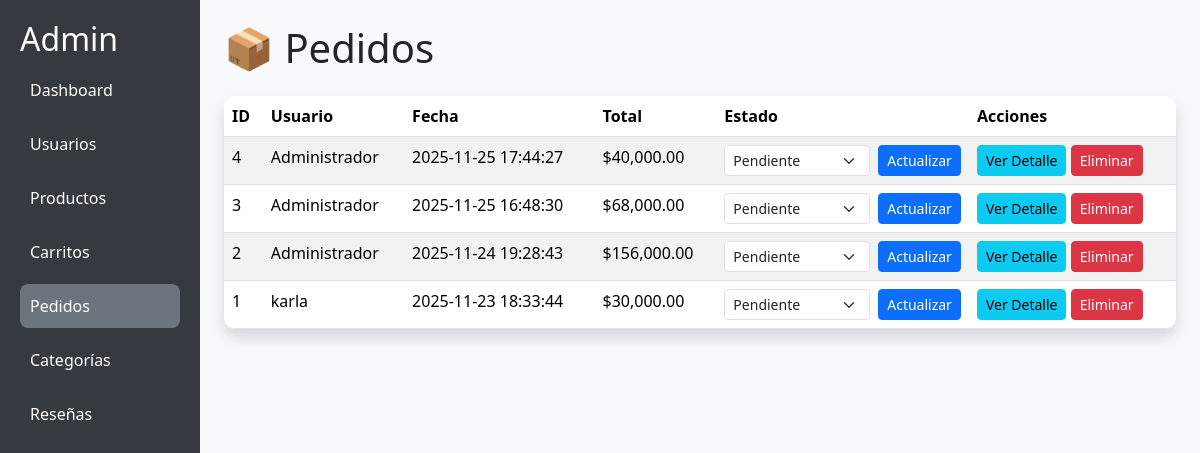
Screenshot of /backend/pedidos.php with the database file from the repository.
### tables this page shows
CREATE TABLE `pedidos` (
  `id` int(11) NOT NULL,
  `usuario_id` int(11) NOT NULL,
  `fecha` datetime DEFAULT current_timestamp(),
  `total` decimal(10,2) NOT NULL,
  `envio` decimal(10,2) DEFAULT 0.00,
  `estado` varchar(50) DEFAULT 'pendiente'
);

CREATE TABLE `usuarios` (
  `id` int(11) NOT NULL,
  `nombre` varchar(100) NOT NULL,
  `email` varchar(100) NOT NULL,
  `password` varchar(255) DEFAULT NULL,
  `rol` enum('admin','cliente','administrador') DEFAULT 'cliente'
);

### backend/pedidos.php (the view, shortened to what this page needs)
<?php
$conn = new mysqli("localhost", "root", "", "TiendaPlus");
$sql = "SELECT p.id, u.nombre AS usuario, p.fecha, p.total, p.estado
        FROM pedidos p
        LEFT JOIN usuarios u ON p.usuario_id = u.id
        ORDER BY p.fecha DESC";
$result = $conn->query($sql);
?>
<!DOCTYPE html>
<html lang="es">
<head>
    <link href="https://cdn.jsdelivr.net/npm/bootstrap@5.3.2/dist/css/bootstrap.min.css" rel="stylesheet">
</head>
<body>
<div class="container-fluid">
  <div class="row">
    <div class="col-md-2 sidebar">
      <h2 class="text-white">Admin</h2>
      <a href="index.php">Dashboard</a>
      <a href="usuarios.php">Usuarios</a>
      <a href="productos.php">Productos</a>
      <a href="carritos.php">Carritos</a>
      <a href="pedidos.php" class="bg-secondary">Pedidos</a>
      <a href="categorias.php">Categorías</a>
      <a href="resenas.php">Reseñas</a>
    </div>
    <div class="col-md-10 p-4">
      <h1 class="mb-4">📦 Pedidos</h1>
      <?php if ($result && $result->num_rows > 0): ?>
      <table class="table table-striped table-hover shadow">
        <thead>
          <tr>
            <th>ID</th>
            <th>Usuario</th>
            <th>Fecha</th>
            <th>Total</th>
            <th>Estado</th>
            <th>Acciones</th>
          </tr>
        </thead>
        <tbody>
          <?php while ($row = $result->fetch_assoc()): ?>
          <tr>
            <td><?= $row['id'] ?></td>
            <td><?= htmlspecialchars($row['usuario'] ?? 'No asignado') ?></td>
            <td><?= $row['fecha'] ?></td>
            <td>$<?= number_format($row['total'], 2) ?></td>
            <td>
              <form method="POST" class="d-flex">
                <select name="estado" class="form-select form-select-sm me-2">
                  <option value="Pendiente" <?= $row['estado'] === 'Pendiente' ? 'selected' : '' ?>>Pendiente</option>
                </select>
                <button type="submit" class="btn btn-sm btn-primary">Actualizar</button>
              </form>
            </td>
            <td>
              <a href="pedidos.php?ver=<?= $row['id'] ?>" class="btn btn-sm btn-info">Ver Detalle</a>
              <form method="POST" class="d-inline" onsubmit="return confirm('¿Seguro que deseas eliminar este pedido?')">
                <button type="submit" class="btn btn-sm btn-danger">Eliminar</button>
              </form>
            </td>
          </tr>
          <?php endwhile; ?>
        </tbody>
      </table>
      <?php else: ?>
        <p class="text-muted">No hay pedidos registrados aún.</p>
      <?php endif; ?>
    </div>
  </div>
</div>
</body>
</html>

### backend/pedidos.php (style rules this page uses)
body { background: #f8f9fa; }
.sidebar { height: 100vh; background: #343a40; padding: 20px; }
.sidebar a { color: white; display: block; margin: 10px 0; text-decoration: none; padding: 10px; border-radius: 8px; }
table { background: white; border-radius: 12px; overflow: hidden; }
th { background: #343a40; color: white; }

### rows the page displays
pedidos: id "4", usuario.nombre "Administrador", fecha "2025-11-25 17:44:27", total "40,000.00"
pedidos: id "3", usuario.nombre "Administrador", fecha "2025-11-25 16:48:30", total "68,000.00"
pedidos: id "2", usuario.nombre "Administrador", fecha "2025-11-24 19:28:43", total "156,000.00"
pedidos: id "1", usuario.nombre "karla", fecha "2025-11-23 18:33:44", total "30,000.00"
